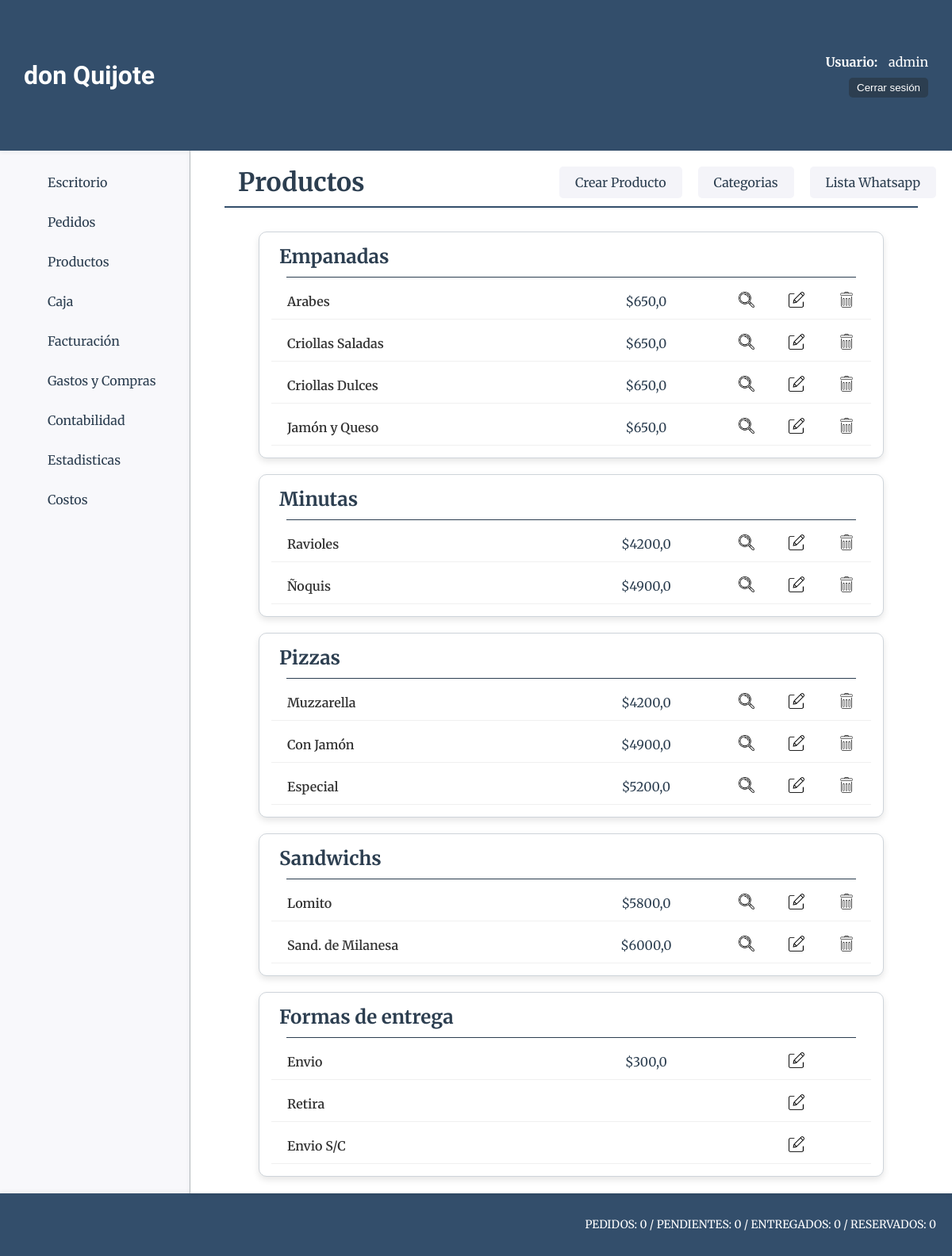
The page /productos/ (signed in) on the database its author committed.
### productos/models.py (models this page shows, shortened)
class ProductoCategoria(models.Model):
    nombre=models.CharField(max_length=50)

class Producto(models.Model):
    nombre=models.CharField(max_length=50, verbose_name="Nombre")
    categoria=models.ForeignKey(ProductoCategoria, on_delete=models.CASCADE, verbose_name="Categoría")
    descripcion=models.CharField(max_length=200, blank=True, null=True, verbose_name="Descripción")
    precio_unit=models.FloatField(verbose_name="P. Unitario")
    precio_media=models.FloatField(blank=True, null=True, verbose_name="P. Media")
    precio_doc=models.FloatField(blank=True, null=True, verbose_name="P. Docena")

### pedido/models.py (models this page shows, shortened)
class FormaEntrega(models.Model):
    forma_entrega = models.CharField(max_length=50)
    precio = models.FloatField(null=True, blank=True)
    envio = models.BooleanField()
    class Meta:
        db_table = "formaentrega"
        verbose_name = "Forma de entrega"

### productos/views.py (the view)
# urls.py: path('', views.home, name = "home"),
@login_required
def home(request):
    productos = Producto.objects.select_related('categoria').order_by('categoria__nombre').all()
    forma_entrega = FormaEntrega.objects.all()
    context = {
        'object_list': productos,
        'forma_entrega': forma_entrega
    }
    return render(request, 'productos/index.html', context)

### core/context_processors.py (called while the page is built)
def counter_pedidos(request):
    cant_pedidos = Pedido.objects.all().count()
    cant_entregados = Pedido.objects.filter(estado='entregado').count()
    cant_pendientes = Pedido.objects.filter(estado='pendiente').count()
    cant_reservados = Pedido.objects.filter(estado='reservado').count()
    return {'cant_pedidos':cant_pedidos, "cant_entregados":cant_entregados, "cant_pendientes":cant_pendientes, "cant_reservados":cant_reservados }

### productos/templates/productos/index.html (shortened to what this page needs)
{% extends 'core/base.html' %}
{% load static %}
{% block css %}
    <link rel="stylesheet" href="{% static 'productos/css/styles.css' %}">
{% endblock css %}
{% block titulo %}
    <div class="main-titulo-container">
        <div class="titulo-opciones-container">
            <h1 class="main-titulo">Productos</h1>
            <div class="btn-container">
                <a class="btn-opc" href="{% url 'productos:productos_create' %}">Crear Producto</a>
                <a class="btn-opc" href="{% url 'productos:categorias' %}">Categorias</a>
                <a class="btn-opc" href="{% url 'productos:lista_wa' %}">Lista Whatsapp</a>
            </div>
        </div>
        <hr  class="main-hr"/>
    </div>
{% endblock titulo %}
{% block main %}
    {% regroup object_list by categoria.nombre as categorias %}
    <section class="categorias-container">
        {% for categoria in categorias %}
            <div class="card">
                <h1 class="categoria-titulo">{{ categoria.grouper }}</h1>
                <hr class="categoria-hr">
                {% for producto in categoria.list %}
                    <div class="productos">
                        <p class="producto-nombre">{{ producto.nombre }}</p>
                        <p class="producto-precio">${{ producto.precio_unit }}</p>
                        <div class="producto-opc">
                            <a href="{% url 'productos:productos_detail' producto.id%}"><img class="icono-opc" src="{% static 'productos/img/lupa.webp' %}" alt="Detalle Producto"></a>
                            <a href="{% url 'productos:productos_update' producto.id%}"><img class="icono-opc" src="{% static 'productos/img/editar.webp' %}" alt="Editar Producto"></a>
                            <a href="{% url 'productos:productos_delete' producto.id%}"><img class="icono-opc" src="{% static 'productos/img/borrar.webp' %}" alt="Borrar Producto"></a>
                        </div>
                    </div>
                {% endfor %}
            </div>
        {% endfor %}
        <div class="card">
            <h1 class="categoria-titulo">Formas de entrega</h1>
            <hr class="categoria-hr">
            {% for entrega in forma_entrega %}
                <div class="productos">
                    <p class="producto-nombre">{{entrega.forma_entrega}}</p>
                    {% if entrega.precio != None %}
                        <p class="producto-precio">${{entrega.precio}}</p>
                    {% endif %}
                    <div class="producto-opc">
                        <a href="{% url 'pedido:formaentrega_update' entrega.id%}"><img class="icono-opc" src="{% static 'productos/img/editar.webp' %}" alt="Editar Producto"></a>
                    </div>
            </div>
            {% endfor %}
        </div>
    </section>
{% endblock main %}

### core/templates/core/components/header.html (shortened to what this page needs)
<header class="header-container">
    <h1 class="title">don Quijote</h1>
    {% if user.is_authenticated %}
    <div class="usuario-logout">
        <div class="list-link">
            <span class="usuario-label">Usuario:</span>
            <span class="usuario-nombre">{{ user.username }}</span>
        </div>
        <form action="{% url 'core:logout' %}" method="post">
            <button type="submit" class="btn-logout">Cerrar sesión</button>
        </form>
    </div>
    {% else %}
    <div class="list-link">
        <a class="header-link-app" href="{% url 'core:login' %}">Login</a>
    </div>
    {% endif %}
</header>

### core/static/core/css/styles.css (style rules this page uses)
* { padding: 0; margin: 0; box-sizing: border-box; }
body { font-family: 'Merriweather', serif; color: #333; background-color: #f4f4f9; }
.header-container { background-color: #334e6b; height: 12vh; width: 100%; display: flex; align-items: center; justify-content: space-between; padding: 0 30px; box-shadow: 0 2px 5px rgba(0, 0, 0, 0.1); }
.title { color: #fff; font-family: 'Poetsen One', sans-serif; font-size: 32px; }
.usuario-logout { display: flex; flex-direction: column; align-items: end; }
.list-link { margin-left: 20px; }
.usuario-label { color: #fff; font-weight: bold; margin-right: 10px; }
.usuario-nombre { color: #fff; }
.btn-logout { padding: 5px 10px; background-color: #2C3E50; color: #fff; border: none; border-radius: 5px; cursor: pointer; transition: background-color 0.3s ease; text-decoration: none; }
.list-link { position: relative; margin-bottom: 10px; }
.main-titulo-container { width: 100%; height: auto; text-align: left; border-radius: 8px; }
.titulo-opciones-container { display: flex; justify-content: space-between; align-items: center; }
.main-titulo { font-size: 32px; color: #2C3E50; font-family: 'Merriweather', serif; padding-left: 40px; }
.main-hr { border: none; width: 95%; height: 2px; background-color: #334e6b; margin: 10px auto; }
.btn-container { display: flex; justify-content: center; column-gap: 20px; }
.btn-opc { border: none; color: #2C3E50; font-size: 16px; text-decoration: none; padding: 10px 20px; border-radius: 5px; background-color: #f4f4f9; transition: background-color 0.3s ease, color 0.3s ease; }
.card { padding: 15px; border: 1px solid #ced4da; border-radius: 10px; background-color: #ffffff; box-shadow: 0 4px 8px rgba(0, 0, 0, 0.1); }
.icono-opc { width: 20px; height: 20px; transition: transform 0.3s ease; }

### productos/static/productos/css/styles.css (style rules this page uses)
.categorias-container { width: 90%; margin: 0 auto; padding: 20px; display: flex; flex-direction: column; gap: 20px; }
.categoria-titulo { font-size: 24px; color: #2C3E50; font-family: 'Merriweather', serif; margin-bottom: 10px; margin-left: 10px; }
.categoria-hr { width: 95%; height: 1px; border: none; background-color: #2C3E50; margin: 0 auto 5px; }
.productos { margin-top: 8px; display: grid; grid-template-columns: 50% 25% 25%; grid-template-areas: "nom prc opc"; align-items: center; padding: 10px 0; border-bottom: 1px solid #f0f0f0; }
.producto-nombre { grid-area: nom; font-size: 16px; font-weight: 600; padding-left: 20px; }
.producto-precio { grid-area: prc; font-size: 16px; text-align: center; color: #2C3E50; }
.producto-opc { grid-area: opc; display: flex; justify-content: space-around; }
.icono-opc { width: 20px; height: 20px; transition: transform 0.3s ease; }

### rows shown on the page
ProductoCategoria: grouper "Empanadas"
Producto: nombre "Arabes", precio_unit "650,0"
Producto: nombre "Criollas Saladas", precio_unit "650,0"
Producto: nombre "Criollas Dulces", precio_unit "650,0"
Producto: nombre "Jamón y Queso", precio_unit "650,0"
ProductoCategoria: grouper "Minutas"
Producto: nombre "Ravioles", precio_unit "4200,0"
Producto: nombre "Ñoquis", precio_unit "4900,0"
ProductoCategoria: grouper "Pizzas"
Producto: nombre "Muzzarella", precio_unit "4200,0"
Producto: nombre "Con Jamón", precio_unit "4900,0"
Producto: nombre "Especial", precio_unit "5200,0"
ProductoCategoria: grouper "Sandwichs"
Producto: nombre "Lomito", precio_unit "5800,0"
Producto: nombre "Sand. de Milanesa", precio_unit "6000,0"
FormaEntrega: forma_entrega "Envio", precio "300,0"
FormaEntrega: forma_entrega "Retira"
FormaEntrega: forma_entrega "Envio S/C"

### other values the page prints
{{ user.username }} "admin"
{{ cant_pedidos }} "0"
{{ cant_pendientes }} "0"
{{ cant_entregados }} "0"
{{ cant_reservados }} "0"
